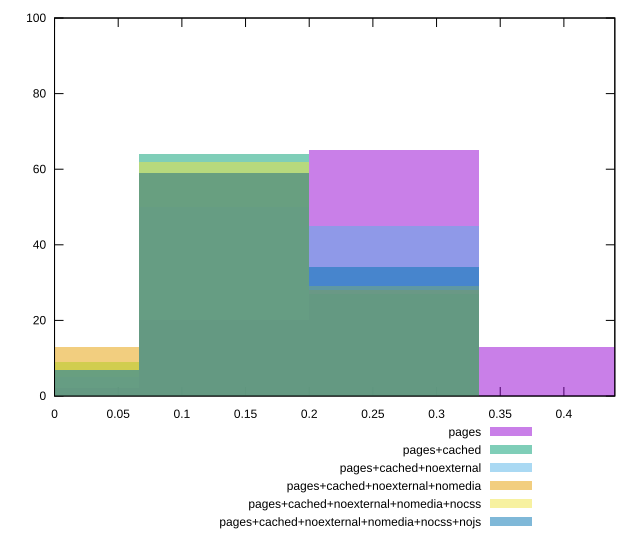

This chart was generated by the following gnuplot code:
reset

$pages <<EOF
0 2
0.2664814691054707 65
0.3997222036582061 13
0.13324073455273536 20
EOF

$pagesCached <<EOF
0.13324073455273536 64
0.2664814691054707 27
0 9
EOF

$pagesCachedNoexternal <<EOF
0.13324073455273536 50
0.2664814691054707 45
0 5
EOF

$pagesCachedNoexternalNomedia <<EOF
0.13324073455273536 59
0 13
0.2664814691054707 28
EOF

$pagesCachedNoexternalNomediaNocss <<EOF
0.13324073455273536 62
0.2664814691054707 29
0 9
EOF

$pagesCachedNoexternalNomediaNocssNojs <<EOF
0.13324073455273536 59
0 7
0.2664814691054707 34
EOF

set key outside below
set boxwidth 0.13324073455273536
set xrange [0:0.44]
set yrange [0:100]
set trange [0:100]
set style fill transparent solid 0.5 noborder
set terminal svg size 640, 540 enhanced background rgb 'white'
set output "reprap/speed-index/comparison/histogram/all_score.svg"

plot $pages title "pages" with boxes, \
     $pagesCached title "pages+cached" with boxes, \
     $pagesCachedNoexternal title "pages+cached+noexternal" with boxes, \
     $pagesCachedNoexternalNomedia title "pages+cached+noexternal+nomedia" with boxes, \
     $pagesCachedNoexternalNomediaNocss title "pages+cached+noexternal+nomedia+nocss" with boxes, \
     $pagesCachedNoexternalNomediaNocssNojs title "pages+cached+noexternal+nomedia+nocss+nojs" with boxes

reset
